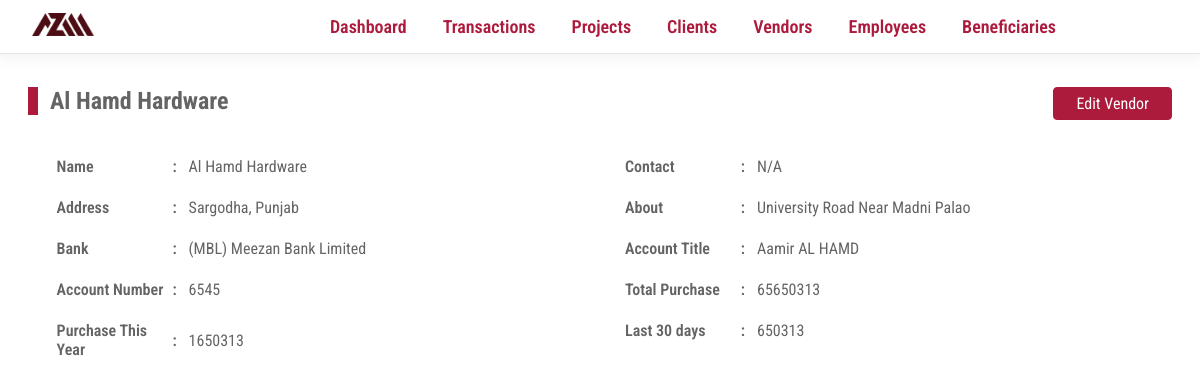
/vendor?id=89, run on the app's committed database.
### tables this page shows
CREATE TABLE IF NOT EXISTS `vendors` (
  `vendor_id` int NOT NULL AUTO_INCREMENT,
  `vendor_name` varchar(255) NOT NULL,
  `vendor_city` int NOT NULL,
  `vendor_cell_primary` varchar(255) NOT NULL,
  `vendor_cell_secondary` varchar(255) NOT NULL,
  `vendor_about` varchar(255) NOT NULL,
  `bank_account` int DEFAULT NULL,
  `active` tinyint(1) NOT NULL DEFAULT '1',
  PRIMARY KEY (`vendor_id`),
  KEY `FK_VENDORS_CITIES` (`vendor_city`),
  KEY `FL_VENDORS_BANK_ACCOUNTS` (`bank_account`)
);

CREATE TABLE IF NOT EXISTS `cities` (
  `city_id` int NOT NULL AUTO_INCREMENT,
  `city_name` varchar(28) NOT NULL,
  `city_province` int NOT NULL,
  PRIMARY KEY (`city_id`),
  KEY `city_province` (`city_province`),
  KEY `city_province_2` (`city_province`)
);

CREATE TABLE IF NOT EXISTS `provinces` (
  `province_id` int NOT NULL AUTO_INCREMENT,
  `province_name` varchar(28) NOT NULL,
  PRIMARY KEY (`province_id`)
);

CREATE TABLE IF NOT EXISTS `banks` (
  `bank_id` int NOT NULL AUTO_INCREMENT,
  `bank_name` varchar(255) DEFAULT NULL,
  PRIMARY KEY (`bank_id`)
);

CREATE TABLE IF NOT EXISTS `bank_accounts` (
  `bank_account_id` int NOT NULL AUTO_INCREMENT,
  `bank_account_title` varchar(255) DEFAULT NULL,
  `bank_account_number` varchar(255) DEFAULT NULL,
  `bank_account_bank` int DEFAULT NULL,
  `vendor_id` int DEFAULT NULL,
  `employee_id` int DEFAULT NULL,
  PRIMARY KEY (`bank_account_id`),
  KEY `FK_BANK_ACCOUNTS_EMPLOYEES` (`employee_id`),
  KEY `FK_BANK_ACCOUNTS_BANKS` (`bank_account_bank`),
  KEY `FK_BANK_ACCOUNTS_VENDORS` (`vendor_id`)
);

### Core/helpers.php (called while the page is built, shortened)
<?php
function controller($dir, $controller){
    require __DIR__ . DIRECTORY_SEPARATOR . '..' . DIRECTORY_SEPARATOR . "Controllers"    .   DIRECTORY_SEPARATOR .   $dir    .   DIRECTORY_SEPARATOR .   $controller .   ".php";
}
function view($dir, $view, $args =   []){
    extract($args);
    require __DIR__ . DIRECTORY_SEPARATOR . '..' . DIRECTORY_SEPARATOR . "Views"    .   DIRECTORY_SEPARATOR .   $dir    .   DIRECTORY_SEPARATOR .   $view   .   ".view.php";
}
?>

### Controllers/Vendors/show.php (called while the page is built, shortened)
<?php
if(isset($_GET['id']) && !empty($_GET['id'])){
    $vendors    =   new Vendors($config);
    $args['vendor']     =   $vendors->get($_GET['id']);
} else{
    abort();
}
view("vendors","show", $args);
?>

### Public/index.php (called while the page is built, shortened)
<?php
$uri    =   parse_url($_SERVER['REQUEST_URI'])['path'];
$method =   isset($_POST['__method'])?$_POST['__method']:$_SERVER['REQUEST_METHOD'];
require ('../core/helpers.php');
$router =   new Router();
$router->route($uri,$method);
?>

### Core/Database.php (called while the page is built, shortened)
<?php
class Database{
    protected $conn;
    protected function __construct($config){
        $dsn    =   'mysql:' .   http_build_query($config['database'],'',';');
        $this->conn =   new PDO($dsn);
        $this->conn->setAttribute(PDO::ATTR_DEFAULT_FETCH_MODE, PDO::FETCH_ASSOC);
    }
    protected function query($sql, $args){
        $stmt   =   $this->conn->prepare($sql);
        $stmt->execute($args);
        return $stmt;
    }
    protected function fetchOrAbort($query, $args =   []){
            $response   =   $this->query($query, $args);
            $result     =   $response->fetch();
            return $result;
    }
}
?>

### Models/Vendors.php (called while the page is built, shortened)
<?php
class Vendors extends Database{
    public function get($id){
        $query = "SELECT
                v.vendor_name,
                v.vendor_id,
                v.vendor_about,
                v.vendor_city,
                c.city_name,
                v.vendor_cell_primary,
                v.vendor_cell_secondary,
                c.city_name,
                p.province_name,
                ba.bank_account_title,
                ba.bank_account_number,
                ba.bank_account_bank,
                b.bank_name
                FROM `vendors`                              AS                              v
                LEFT JOIN cities                            AS                              c
                ON        c.city_id                         =                               v.vendor_city
                LEFT JOIN provinces                         AS                              p
                ON        p.province_id                     =                               c.city_province
                LEFT JOIN bank_accounts                     AS                              ba
                ON        ba.vendor_id                      =                               v.vendor_id
                LEFT JOIN banks                             AS                              b
                ON        b.bank_id                         =                               ba.bank_account_bank
                WHERE     v.vendor_id                       =                               :id
                AND
                v.active                                    =                               true";
        $args   =   [
                'id'    =>  $id
                ];
        $result = $this->fetchOrAbort($query, $args);
        return $result;
    }
}
?>

### Views/Vendors/show.view.php (the view, shortened to what this page needs)
<body>
    <div class="main_content">
        <div class="content_head">
            <?php extract($vendor);?>
            <h2 class="title"><?php echo $vendor_name; ?></h2>
            <div class="options">
                <a href="/edit-vendor?vendor_id=<?php echo $vendor_id;?>">Edit Vendor</a>
            </div>
        </div>
        <div class="details_container">
            <div class="details_group">
                <label for="name">Name</label>
                <span><?php echo $vendor_name; ?></span>
            </div>
            <div class="details_group">
                <label for="Contact">Contact</label>
                <span><?php echo (empty($vendor_cell_primary)?"N/A":$vendor_cell_primary).(empty($vendor_cell_secondary)?"":", ".$vendor_cell_secondary); ?></span>
            </div>
            <div class="details_group">
                <label for="Address">Address</label>
                <span><?php echo $city_name.", ".$province_name; ?></span>
            </div>
            <div class="details_group">
                <label for="about">About</label>
                <span><?php echo $vendor_about; ?></span>
            </div>
            <div class="details_group">
                <label for="bank">Bank</label>
                <span><?php echo empty($bank_name)?"N/A":$bank_name; ?></span>
            </div>
            <div class="details_group">
                <label for="account_title">Account Title</label>
                <span><?php echo empty($bank_account_title)?"N/A":$bank_account_title; ?></span>
            </div>
            <div class="details_group">
                <label for="account_number">Account Number</label>
                <span><?php echo empty($bank_account_number)?"N/A":$bank_account_number; ?></span>
            </div>
            <div class="details_group">
                <label for="total_purchase">Total Purchase</label>
                <span>65650313</span>
            </div>
            <div class="details_group">
                <label for="last_30_days">Purchase This Year</label>
                <span>1650313</span>
            </div>
            <div class="details_group">
                <label for="last_30_days">Last 30 days</label>
                <span>650313</span>
            </div>
        </div>
    </div>
</body>
</html>

### Public/assets/css/style.css (style rules this page uses)
* { padding:0;margin:0;-webkit-box-sizing:border-box;box-sizing:border-box;font-family:"Roboto Condensed",sans-serif;color:#646464 }
body { background-color:#fff;padding:28px;padding-top:87px;min-height:100vh;position:relative }
a { text-decoration:none;color:#ad1b3c }
.main_content { display:-webkit-box;display:-ms-flexbox;display:flex;-webkit-box-orient:vertical;-webkit-box-direction:normal;-ms-flex-direction:column;flex-direction:column }
.main_content .content_head { display:-webkit-box;display:-ms-flexbox;display:flex;width:100%;-webkit-box-pack:justify;-ms-flex-pack:justify;justify-content:space-between;-webkit-box-align:start;-ms-flex-align:start;align-items:flex-start }
.main_content .content_head .options { display:-webkit-box;display:-ms-flexbox;display:flex }
.main_content .content_head .options a { background-color:#ad1b3c;border:1px solid #ad1b3c;text-align:center;color:#fff;font-size:16px;padding:6px 22px;display:block;border-radius:4px;margin-left:12px }
.main_content .content_head .options a:first-child { margin-left:0px }
.main_content h2.title { display:-webkit-box;display:-ms-flexbox;display:flex;margin-bottom:42px }
.main_content h2.title::before { content:"";border:5px solid #ad1b3c;margin-right:12px }
form.grid,.multi_details>.detail,.details_container { display:grid;grid-template-columns:repeat(3, 1fr);-webkit-box-align:self-start;-ms-flex-align:self-start;align-items:self-start;position:relative;place-self:center;padding-bottom:20px;width:95%;-webkit-column-gap:100px;-moz-column-gap:100px;column-gap:100px;row-gap:22px }
form.grid label,.multi_details>.detail label,.details_container label { text-align:left }
@media screen and (max-width: 1300px) { form.grid,.multi_details>.detail,.details_container { -webkit-column-gap:50px;-moz-column-gap:50px;column-gap:50px } }
@media screen and (max-width: 1200px) { form.grid,.multi_details>.detail,.details_container { grid-template-columns:repeat(2, 1fr) } }
.form_group,.details_group { display:grid;-webkit-box-align:center;-ms-flex-align:center;align-items:center;grid-template-columns:120px auto;min-width:0px;max-width:100% }
.form_group>span,.details_group>span { margin-left:12px }
.form_group>label,.details_group>label { display:-webkit-box;display:-ms-flexbox;display:flex;-webkit-box-align:center;-ms-flex-align:center;align-items:center;position:relative;font-weight:600 }
.form_group>label::after,.details_group>label::after { content:" :";position:absolute;right:0px }

### Public/assets/css/print.css (style rules this page uses)
body { padding-top:100px !important }
.content_head .options { display:none !important }
.content_head { -webkit-box-pack:center !important;-ms-flex-pack:center !important;justify-content:center !important }
.content_head .title { margin-bottom:22px !important }
.content_head .title::before { display:none !important }
.details_container { grid-template-columns:repeat(2, 1fr) !important }
* { -webkit-print-color-adjust:exact !important;-moz-print-color-adjust:exact !important;-ms-print-color-adjust:exact !important;print-color-adjust:exact !important }
.details_group { -webkit-box-align:start !important;-ms-flex-align:start !important;align-items:start !important }
* { color:#000 !important }
.main_content { padding-bottom:60px !important }
.main_content { margin:.3in !important }

### data on the page
vendors: vendor_name "Al Hamd Hardware", vendor_city.city_name "Sargodha", provinces.province_name "Punjab", vendor_about "University Road Near Madni Palao", banks.bank_name "(MBL) Meezan Bank Limited", bank_account.bank_account_title "Aamir AL HAMD", bank_account.bank_account_number "6545"
